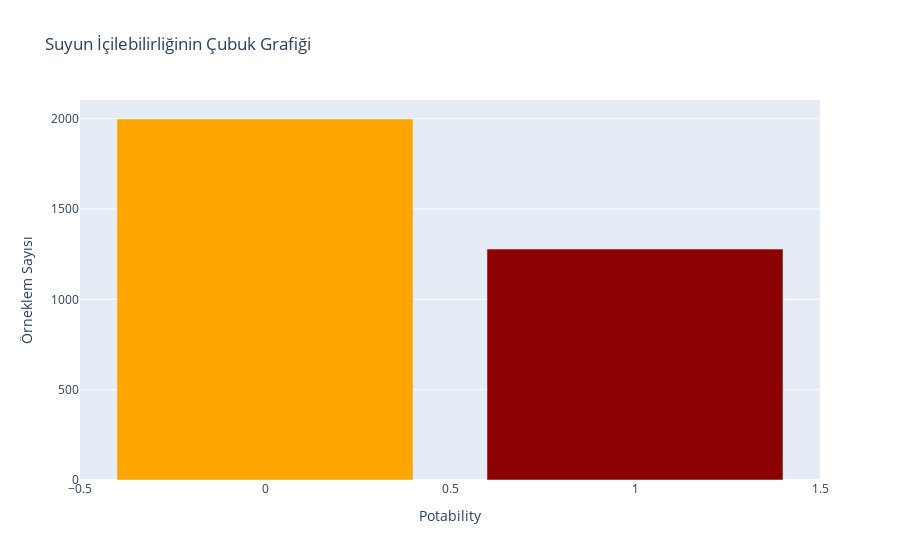

Write notebook code for a chart like this one.
### Code cell
# Potability sütununda sınıf sayılarını içeren DataFrame oluşturma
d = df["Potability"].value_counts().reset_index()
d.columns = ["Potability", "Count"]

# Çubuk grafik oluşturma
fig = px.bar(d, x="Potability", y="Count",
             labels={"Potability": "Potability", "Count": "Örneklem Sayısı"},
             title="Suyun İçilebilirliğinin Çubuk Grafiği")
fig.update_traces(marker_color=["orange", "darkred"])
fig.update_layout(showlegend=False)
fig.show()

### Figure 1 — Plotly figure (JSON) as saved in the notebook; plotly's stock layout.template omitted (floating-point values rounded to 4 significant figures)
{"data": [{"alignmentgroup": "True", "hovertemplate": "Potability=%{x}<br>Örneklem Sayısı=%{y}<extra></extra>", "legendgroup": "", "marker": {"color": ["orange", "darkred"], "pattern": {"shape": ""}}, "name": "", "offsetgroup": "", "orientation": "v", "showlegend": false, "textposition": "auto", "type": "bar", "x": [0, 1], "xaxis": "x", "y": [1998, 1278], "yaxis": "y"}], "layout": {"autosize": true, "barmode": "relative", "legend": {"tracegroupgap": 0}, "showlegend": false, "title": {"text": "Suyun İçilebilirliğinin Çubuk Grafiği"}, "xaxis": {"anchor": "y", "autorange": true, "domain": [0, 1], "range": [-0.5, 1.5], "title": {"text": "Potability"}, "type": "linear"}, "yaxis": {"anchor": "x", "autorange": true, "domain": [0, 1], "range": [0, 2103.0], "title": {"text": "Örneklem Sayısı"}, "type": "linear"}}}
